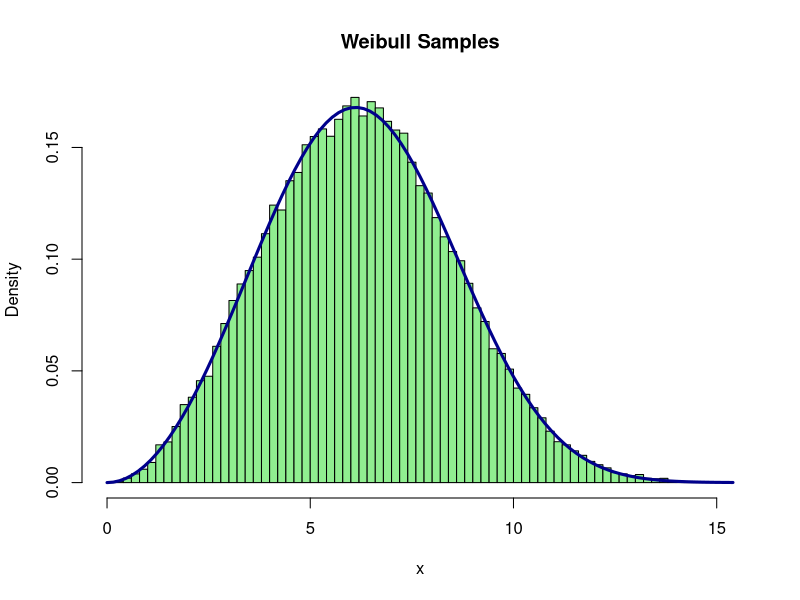

Here is the R script that generated this plot:
# Let h represent lambda
weibullinverse<-function(n,k,h) {
  
  if (n<=0 | k<=0 | h<=0) {
    stop("n,k,and h have to be greater than 0")
  }
  
  U<-runif(n)
  X<-h*(-log(1-U))^(1/k)
  return(X)
}

#(c)
n<- 50000
k<- 3
h<- 7

samples<-weibullinverse(n,k,h)
builtinsamples<-rweibull(n, shape = k, scale = h)

builtinmean<- mean(rweibull(n, shape = k, scale = h))  
builtinvar<- var(rweibull(n, shape = k, scale = h))    

samplemean <- mean(samples)
samplevar <- var(samples)

message("Mean using built-in:", builtinmean, "\n")
message("Mean using sample:", samplemean, "\n")
message("Variance using built-in:", builtinvar, "\n")
message("Variance using sample:", samplevar, "\n")

#Comparing both mean and variance values calculated through the sample function and the built-in R function shows that my code is correct because the numbers are relatively close.

quantiles<- seq(0.1, 0.9, by = 0.1)  

quantilessample <- quantile(weibullinverse(n, k, h), quantiles)
quantilesbuiltin <- qweibull(quantiles, k, h)  

table<-data.frame(
  Quantiles = quantiles,
  Sample = quantilessample,
  Theoretical = quantilesbuiltin
)

print(table)

#Comparing the quantiles from the sample and the quantiles from the built-in also show that my code is correct with similar values again.

hist(samples, probability = TRUE, breaks = 100, col = "lightgreen", border = "black",
     main = "Weibull Samples",
     xlab = "x", ylab = "Density")
curve(dweibull(x, shape = k, scale = h), col = "darkblue", lwd = 3, add = TRUE) 


#The histogram shows the sample density and the curve shows the density using the built-in R function. The curve (PDF) overlaps the histogram (CDF) and shows that the code is correct for the sample.
